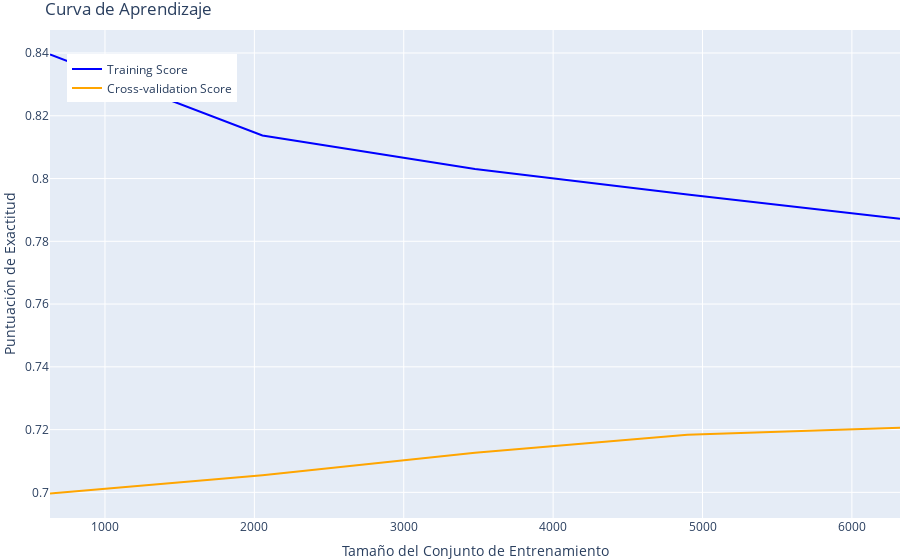

Notebook cell for this chart:
### Markdown cell above
##### Curva de Aprendizaje:

Plotea la curva de aprendizaje para entender si tu modelo se beneficiaría de más datos de entrenamiento o si está sobreajustado.

### Code cell
import plotly.graph_objects as go
from sklearn.model_selection import learning_curve

def plot_learning_curve(estimator, X, y, cv=5):
    train_sizes, train_scores, test_scores = learning_curve(estimator, X, y, cv=cv)

    train_scores_mean = np.mean(train_scores, axis=1)
    test_scores_mean = np.mean(test_scores, axis=1)

    fig = go.Figure()

    fig.add_trace(go.Scatter(
        x=train_sizes,
        y=train_scores_mean,
        mode='lines',
        name='Training Score',
        line=dict(color='blue')
    ))

    fig.add_trace(go.Scatter(
        x=train_sizes,
        y=test_scores_mean,
        mode='lines',
        name='Cross-validation Score',
        line=dict(color='orange')
    ))

    fig.update_layout(
        title='Curva de Aprendizaje',
        xaxis_title='Tamaño del Conjunto de Entrenamiento',
        yaxis_title='Puntuación de Exactitud',
        legend=dict(x=0.02, y=0.95),
        margin=dict(l=0, r=0, t=30, b=0)
    )

    fig.show()
    fig.write_html(path_base + r"\\static\html\rf_prediccion.html")
    fig.write_image(path_base + r"\\static\img\rf_prediccion.png")

# Utiliza la función con tu mejor modelo y conjuntos de entrenamiento
plot_learning_curve(best_model, X_train, y_train)

### Figure 1 — Plotly figure (JSON) as saved in the notebook; plotly's stock layout.template omitted (floating-point values rounded to 4 significant figures)
{"data": [{"line": {"color": "blue"}, "mode": "lines", "name": "Training Score", "type": "scatter", "x": [632, 2054, 3477, 4899, 6322], "y": [0.8396, 0.8137, 0.803, 0.7949, 0.7872]}, {"line": {"color": "orange"}, "mode": "lines", "name": "Cross-validation Score", "type": "scatter", "x": [632, 2054, 3477, 4899, 6322], "y": [0.6996, 0.7054, 0.7126, 0.7183, 0.7206]}], "layout": {"legend": {"x": 0.02, "y": 0.95}, "margin": {"b": 0, "l": 0, "r": 0, "t": 30}, "title": {"text": "Curva de Aprendizaje"}, "xaxis": {"title": {"text": "Tamaño del Conjunto de Entrenamiento"}}, "yaxis": {"title": {"text": "Puntuación de Exactitud"}}}}
